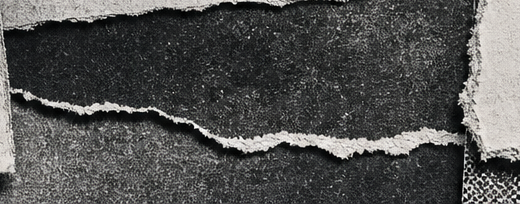
#> input picture src/assets/plates/scrap-torn.png, 520 x 204 px
$ python make-contact-and-tear.py
#> lines starting #> are read from the running program, lines starting #| are printed output that depends on the picture; after the words box and inside, x2 and y2 are one past the last pixel; in counts of white or black regions, pixels touching at a corner belong together
"""White torn lip for the desk join, plus collage scraps for phone and email."""
from __future__ import annotations

import random
from pathlib import Path

from PIL import Image, ImageDraw, ImageEnhance, ImageFilter, ImageFont

ROOT = Path(__file__).resolve().parents[1]
SRC = ROOT / "src" / "assets" / "plates"
FONTS = Path(r"C:\Windows\Fonts")
CREAM = (236, 232, 226, 255)
TONER = (28, 28, 29, 255)
PINK = (231, 72, 121, 255)


def font(name: str, size: int) -> ImageFont.FreeTypeFont:
    return ImageFont.truetype(str(FONTS / name), size)


def grain(im: Image.Image, seed: int, amount: int = 22) -> Image.Image:
    rng = random.Random(seed)
    px = im.load()
    w, h = im.size
    for _ in range(max(1, w * h // amount)):
        x, y = rng.randrange(w), rng.randrange(h)
        r, g, b, a = px[x, y]
        if a < 18:
            continue
        j = rng.randint(-28, 28)
        px[x, y] = (
            max(0, min(255, r + j)),
            max(0, min(255, g + j)),
            max(0, min(255, b + j)),
            a,
        )
    return im


def paper_from_dark(src: Image.Image, lift: float = 0.42) -> Image.Image:
    """Keep fibrous paper; punch the dark gap to alpha; lift remaining stock toward cream."""
#> called with lift = 0.55
    im = src.convert("RGBA")
    px = im.load()
    w, h = im.size
#> w = 520; h = 204
    cream = (236, 232, 226)
    for y in range(h):
        for x in range(w):
            r, g, b, a = px[x, y]
            lum = 0.21 * r + 0.72 * g + 0.07 * b
            if lum < 118:
                px[x, y] = (r, g, b, 0)
                continue
            nr = int(r * (1 - lift) + cream[0] * lift)
            ng = int(g * (1 - lift) + cream[1] * lift)
            nb = int(b * (1 - lift) + cream[2] * lift)
            px[x, y] = (nr, ng, nb, 255)
    return im


def torn_mask(w: int, h: int, seed: int, jag: int = 7) -> Image.Image:
    rng = random.Random(seed)
    mask = Image.new("L", (w, h), 0)
    draw = ImageDraw.Draw(mask)
    pts: list[tuple[int, int]] = []
    step_x = max(4, w // 28)
    step_y = max(4, h // 18)
    for x in range(0, w, step_x):
        pts.append((x, rng.randint(0, jag)))
    pts.append((w - 1, rng.randint(0, jag)))
    for y in range(0, h, step_y):
        pts.append((w - 1 - rng.randint(0, jag), y))
    pts.append((w - 1 - rng.randint(0, jag), h - 1))
    for x in range(w - 1, 0, -step_x):
        pts.append((x, h - 1 - rng.randint(0, jag)))
    pts.append((0, h - 1 - rng.randint(0, jag)))
    for y in range(h - 1, 0, -step_y):
        pts.append((rng.randint(0, jag), y))
    draw.polygon(pts, fill=255)
    return mask.filter(ImageFilter.MaxFilter(3))


def sample_stock(size: tuple[int, int], seed: int) -> Image.Image:
    desk = Image.open(SRC / "desk-sheet.png").convert("RGB")
    dw, dh = desk.size
    tw, th = size
    rng = random.Random(seed)
    # stay on the cream field; the left of desk-sheet is halftone and binder
    x0 = int(dw * 0.28)
    y0 = int(dh * 0.12)
    x1 = int(dw * 0.92)
    y1 = int(dh * 0.88)
    x = x0 + rng.randint(0, max(0, (x1 - x0) - tw))
    y = y0 + rng.randint(0, max(0, (y1 - y0) - th))
    crop = desk.crop((x, y, min(x1, x + tw), min(y1, y + th)))
    if crop.size != size:
        tile = Image.new("RGB", size, (214, 210, 204))
        for yy in range(0, th, crop.size[1]):
            for xx in range(0, tw, crop.size[0]):
                tile.paste(crop, (xx, yy))
        crop = tile
    return ImageEnhance.Brightness(crop).enhance(1.1)


def pink_tape(w: int, max_h: int, seed: int) -> Image.Image:
    rng = random.Random(seed)
    tw, th = int(w * 0.18), max(18, min(max_h, int(w * 0.04)))
    tape = Image.new("RGBA", (tw, th), (0, 0, 0, 0))
    body = Image.new("RGBA", (tw, th), PINK)
    body = grain(body, seed, 36)
    mask = torn_mask(tw, th, seed + 4, jag=max(3, th // 6))
    tape.paste(body, (0, 0), mask)
    return tape.rotate(rng.uniform(-18, 22), resample=Image.Resampling.BICUBIC, expand=True)


def stamped_scrap(text: str, seed: int, size: int) -> Image.Image:
    rng = random.Random(seed)
    face_name = "ariblk.ttf" if Path(FONTS / "ariblk.ttf").exists() else "impact.ttf"
    face = font(face_name, size)
    dummy = ImageDraw.Draw(Image.new("RGBA", (8, 8)))
    box = dummy.textbbox((0, 0), text, font=face)
    gw, gh = box[2] - box[0], box[3] - box[1]
    pad_x, pad_y = int(size * 0.62), int(size * 0.82)
    tw, th = gw + pad_x * 2, gh + pad_y * 2
    stock = sample_stock((tw, th), seed)
    stock = grain(stock.convert("RGBA"), seed, 30)
    mask = torn_mask(tw, th, seed + 3, jag=max(8, min(tw, th) // 10))
    scrap = Image.new("RGBA", (tw + 10, th + 12), (0, 0, 0, 0))
    shadow = Image.new("RGBA", (tw, th), (20, 16, 14, 78))
    scrap.paste(shadow, (6, 8), mask)
    paper = Image.new("RGBA", (tw, th), (0, 0, 0, 0))
    paper.paste(stock, (0, 0), mask)
    draw = ImageDraw.Draw(paper)
    tx = pad_x - box[0] + rng.randint(-2, 2)
    ty = pad_y - box[1] + rng.randint(-3, 3)
    draw.text((tx + 1, ty + 1), text, font=face, fill=(18, 18, 18, 210))
    draw.text((tx, ty), text, font=face, fill=TONER)
    paper = grain(paper, seed + 9, 18)
    scrap.alpha_composite(paper, (0, 0))
    tape = pink_tape(tw, max(18, pad_y // 2), seed + 21)
    # park the tape on a top corner, never across the ink
    ty = rng.randint(0, max(0, pad_y // 5))
    left = rng.randint(8, max(8, int(tw * 0.1)))
    right = max(left, tw - tape.size[0] - 8)
    tx = left if seed % 2 else right
    scrap.alpha_composite(tape, (tx, ty))
    bbox = scrap.getbbox()
    assert bbox
    return scrap.crop(bbox)


def keep_top_sheet(im: Image.Image) -> Image.Image:
    """Drop speckles in the gap; keep only paper connected to the top edge."""
    w, h = im.size
#> w = 520; h = 204
    px = im.load()
    seen = [[False] * w for _ in range(h)]
#> seen = 204 items
    stack = [(x, 0) for x in range(w) if px[x, 0][3] > 40]
#> stack = 343 pairs, first value 0 to 519, second value 0 to 0
    while stack:
        x, y = stack.pop()
        if x < 0 or y < 0 or x >= w or y >= h or seen[y][x]:
            continue
        if px[x, y][3] < 40:
            continue
        seen[y][x] = True
        stack.extend(((x - 1, y), (x + 1, y), (x, y - 1), (x, y + 1)))
#> after the loop, stack = []
    for y in range(h):
        for x in range(w):
            if not seen[y][x]:
                px[x, y] = (0, 0, 0, 0)
    return im


def make_tear_lip() -> None:
    torn = keep_top_sheet(paper_from_dark(Image.open(SRC / "scrap-torn.png"), lift=0.55))
    w, h = torn.size
#> w = 520; h = 204
    ridge = torn.crop((0, 0, int(w * 0.82), int(h * 0.3)))
    width = 1720
    height = 150
    scaled = ridge.resize((width + 60, height), Image.Resampling.LANCZOS)
    canvas = Image.new("RGBA", (width, height), (0, 0, 0, 0))
#> canvas: PIL image 1720x150 RGBA; every value is 0
    canvas.alpha_composite(scaled, (-30, 0))
    canvas = ImageEnhance.Brightness(canvas).enhance(1.18)
    dest = SRC / "tear-lip.png"
    canvas.save(dest, "PNG")
    print(f"tear-lip {canvas.size}")
#| tear-lip (1720, 150)


def make_contact_scraps() -> None:
    phone = stamped_scrap("900 420 117", 117, 92)
    email = stamped_scrap("arhonalegre@gmail.com", 420, 48)
    phone.save(SRC / "phone-scrap.png", "PNG")
    email.save(SRC / "email-scrap.png", "PNG")
    print(f"phone-scrap {phone.size}")
    print(f"email-scrap {email.size}")


def make_join_sheet() -> None:
    w, h = 1180, 560
    stock = sample_stock((w, h), 91).convert("RGBA")
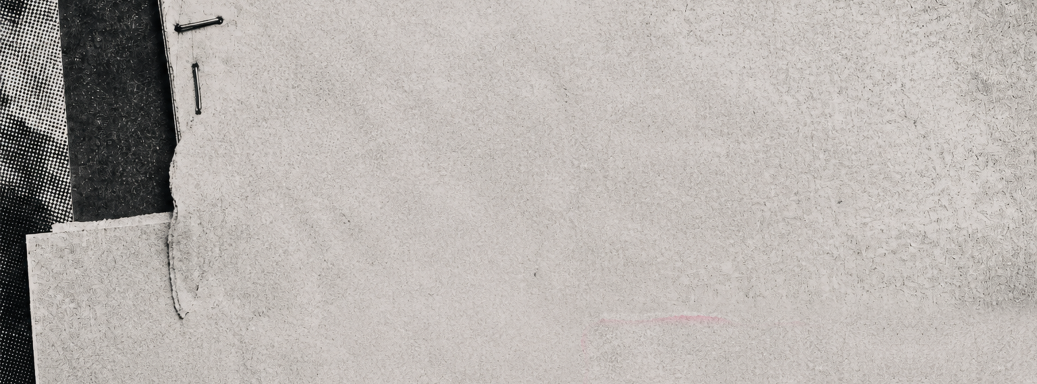
#> input picture src/assets/plates/desk-sheet.png, 2073 x 768 px (shown at 1/2 size)
#> in sample_stock, desk is the input picture: PIL image 2073x768 RGB; mean R, G, B 182.8, 177.7, 173.9
#> in sample_stock, `crop = desk.crop((x, y, min(x1, x + tw), min(y1, y + th)))`:
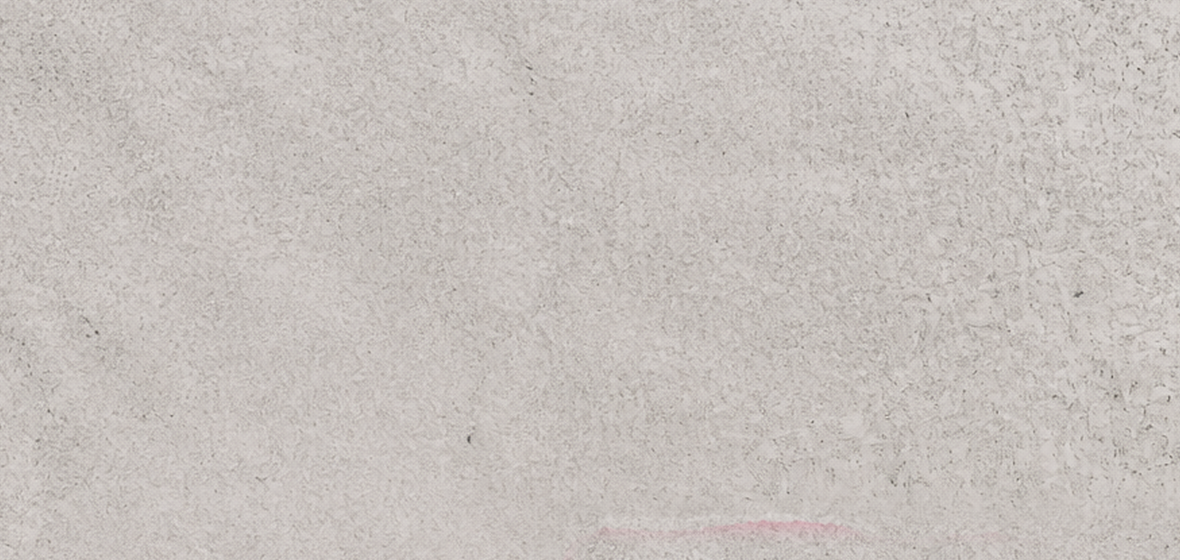
#> crop: PIL image 1180x560 RGB; mean R, G, B 199, 193, 188.9
    stock = grain(stock, 91, 26)
#> the loop in grain, `for _ in range(max(1, w * h // amount)):` made 25415 passes
#> (r, g, b) on passes 1 to 3: (227, 220, 216), (211, 203, 200), (222, 216, 211)
    stock = ImageEnhance.Brightness(stock).enhance(1.14)
    mask = torn_mask(w, h, 77, jag=26)
#> in torn_mask, `mask = Image.new("L", (w, h), 0)`: mask: PIL image 1180x560 L; every value is 0
#> in torn_mask, `return mask.filter(ImageFilter.MaxFilter(3))`:
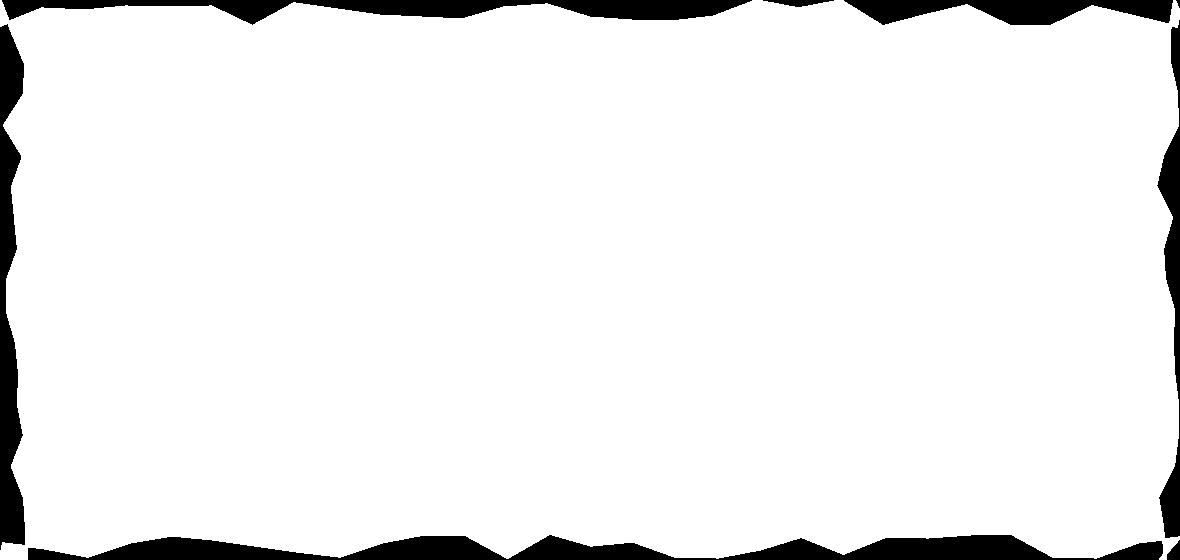
#> returned value: PIL image 1180x560 L; 93.6% white; 8 black regions (1 under 20 px), largest, box (x1, y1, x2, y2) and area: (28, 535, 1163, 560) 15455, (2, 0, 752, 25) 8690, (0, 24, 25, 550) 8102
    canvas = Image.new("RGBA", (w + 12, h + 14), (0, 0, 0, 0))
#> canvas: PIL image 1192x574 RGBA; every value is 0
    shadow = Image.new("RGBA", (w, h), (20, 16, 14, 50))
    canvas.paste(shadow, (8, 10), mask)
    paper = Image.new("RGBA", (w, h), (0, 0, 0, 0))
#> paper: PIL image 1180x560 RGBA; every value is 0
    paper.paste(stock, (0, 0), mask)
    lip = Image.open(SRC / "tear-lip.png").convert("RGBA").resize((w, int(h * 0.28)), Image.Resampling.LANCZOS)
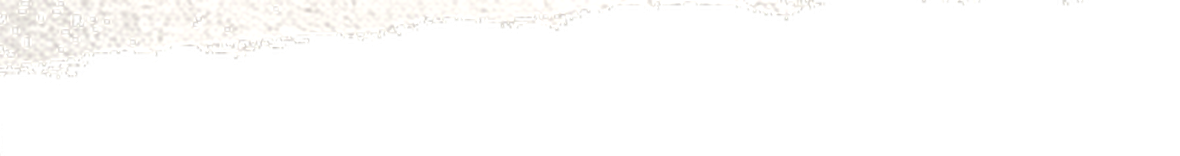
#> lip: PIL image 1180x156 RGBA; mean R, G, B, A 42.1, 41.6, 40.8, 36.1; transparent parts drawn white
    paper.alpha_composite(lip, (0, 0))
    canvas.alpha_composite(paper, (0, 0))
    dest = SRC / "join-sheet.png"
    canvas.save(dest, "PNG")
    print(f"join-sheet {canvas.size}")
#| join-sheet (1192, 574)


if __name__ == "__main__":
    make_tear_lip()
    make_join_sheet()
    make_contact_scraps()
#> call 2 of sample_stock, with size = (699, 219), seed = 117
#> in sample_stock (call 2), `return ImageEnhance.Brightness(crop).enhance(1.1)`:
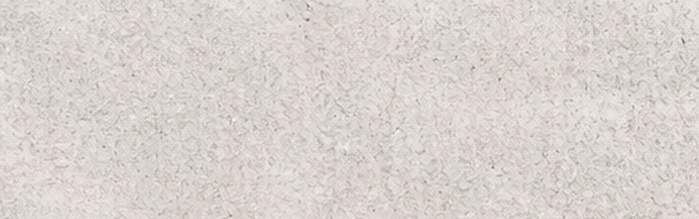
#> returned value: PIL image 699x219 RGB; mean R, G, B 217.7, 211.1, 206.6
#> the loop in grain (call 2), `for _ in range(max(1, w * h // amount)):` made 5102 passes
#> (r, g, b) on passes 1 to 3: (226, 220, 215), (222, 216, 212), (205, 199, 195)
#> in torn_mask (call 2), `mask = Image.new("L", (w, h), 0)`: mask: PIL image 699x219 L; every value is 0
#> in torn_mask (call 2), `return mask.filter(ImageFilter.MaxFilter(3))`: returned value: PIL image 699x219 L; 89.2% white; 10 black regions (2 under 20 px), largest, box (x1, y1, x2, y2) and area: (0, 0, 697, 20) 6227, (316, 199, 692, 219) 4178, (15, 201, 313, 219) 3051
#> in stamped_scrap, `scrap = Image.new("RGBA", (tw + 10, th + 12), (0, 0, 0, 0))`: scrap: PIL image 709x231 RGBA; every value is 0
#> in stamped_scrap, `scrap.paste(shadow, (6, 8), mask)`:
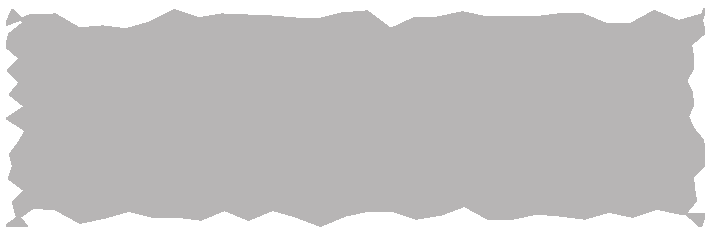
#> scrap: PIL image 709x231 RGBA; mean R, G, B, A 16.7, 13.3, 11.7, 65; transparent parts drawn white
#> in stamped_scrap, `paper = Image.new("RGBA", (tw, th), (0, 0, 0, 0))`: paper: PIL image 699x219 RGBA; every value is 0
#> in pink_tape, `tape = Image.new("RGBA", (tw, th), (0, 0, 0, 0))`: tape: PIL image 125x27 RGBA; every value is 0
#> in torn_mask (call 3), `mask = Image.new("L", (w, h), 0)`: mask: PIL image 125x27 L; every value is 0
#> in torn_mask (call 3), `return mask.filter(ImageFilter.MaxFilter(3))`: returned value: PIL image 125x27 L; 94.8% white; black in thin lines or dots
#> call 3 of sample_stock, with size = (647, 124), seed = 420
#> in sample_stock (call 3), `return ImageEnhance.Brightness(crop).enhance(1.1)`:
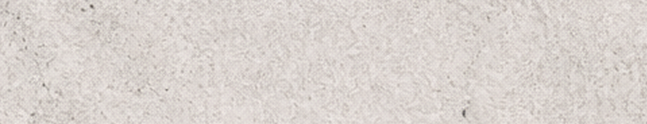
#> returned value: PIL image 647x124 RGB; mean R, G, B 218.2, 211.4, 206.9
#| phone-scrap (705, 227)
#| email-scrap (653, 132)
